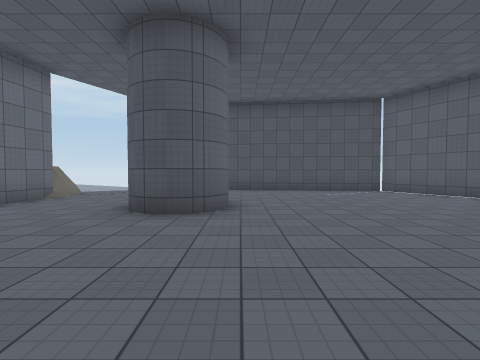
view 1 (above)

18 first-person views from a walk through a 3-D level made in the Unity game engine. The camera is 1.5 m above the floor, tilts 2° down and sees 85° across. The floor is counted in squares, 2 m on a side. Each view is taken from the middle of a square. On the plan, view 1 faces up. The plan holds only what a view shows up to about 9 squares ahead; the rest is blank. The place goes on beyond the plan. Surface patterns are stand-ins for the level's own textures.

view 2
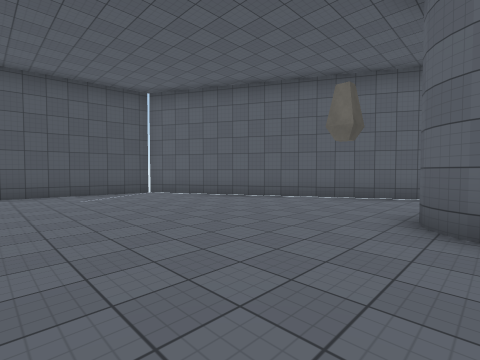

view 3
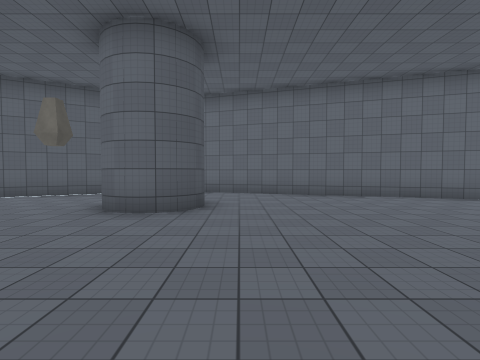

view 4
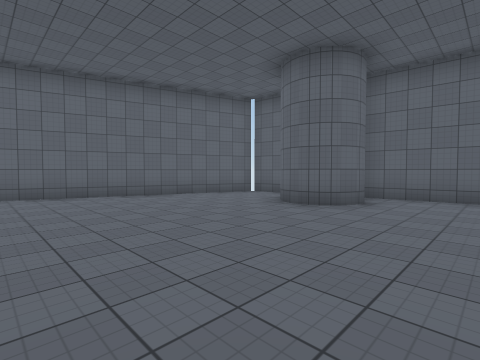

view 5
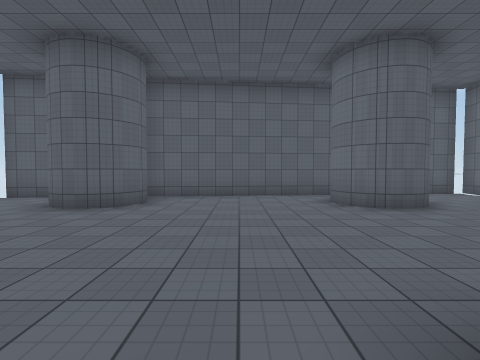

view 6
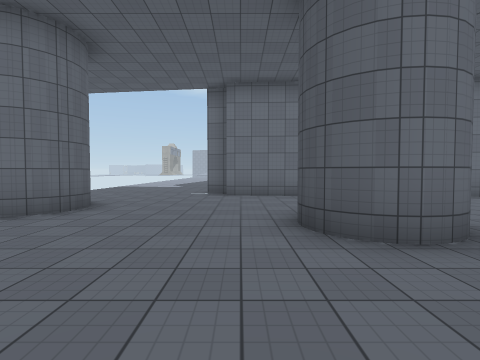

view 7
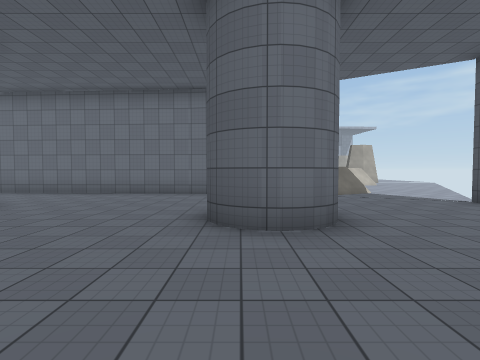

view 8
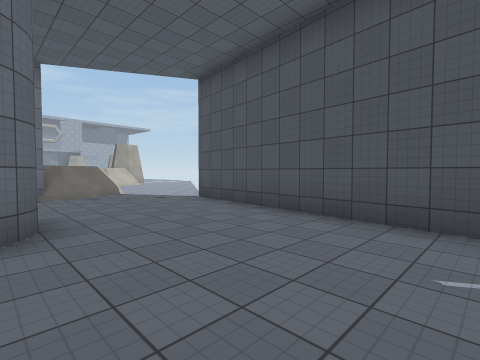

view 9
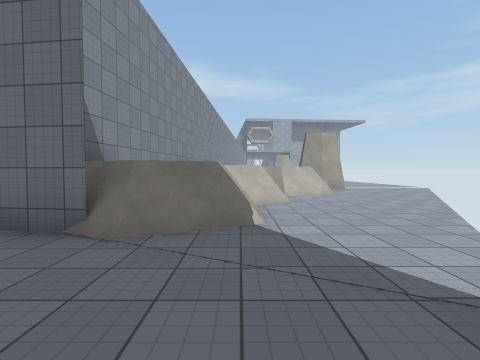

view 10
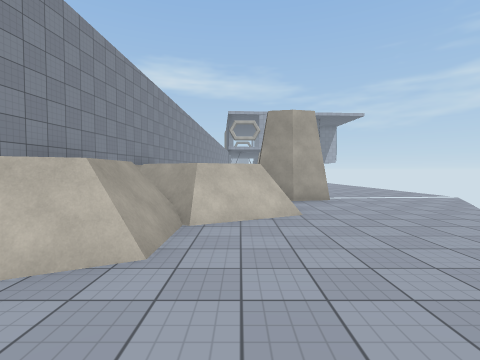

view 11
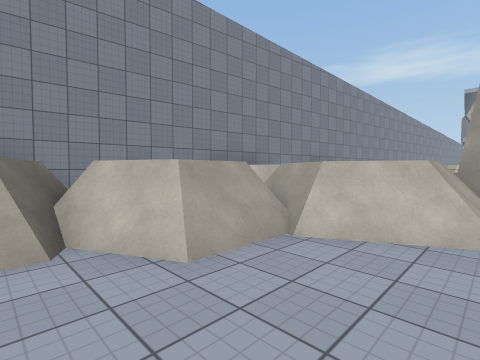

view 12
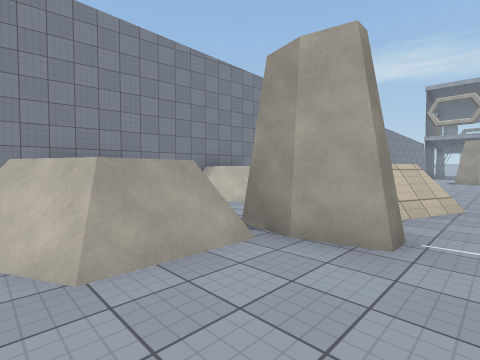

view 13
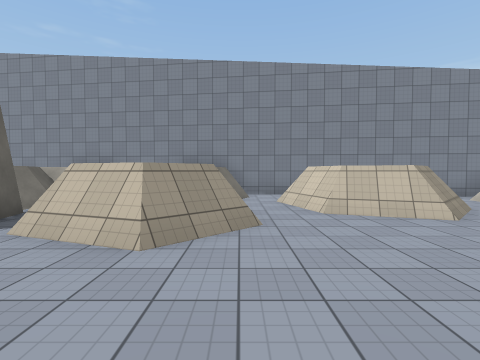

view 14
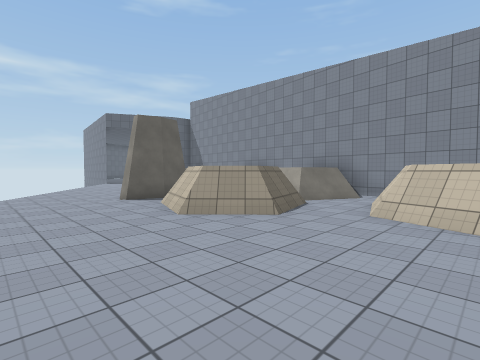

view 15
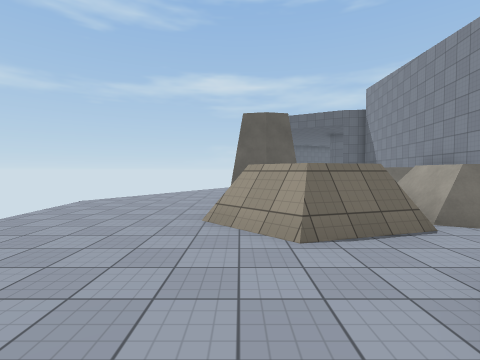

view 16
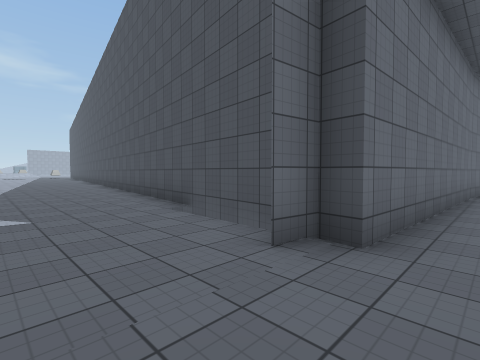

view 17
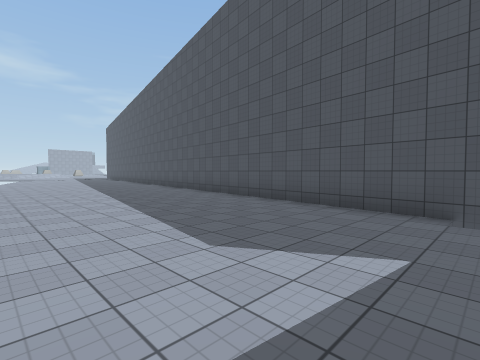

view 18
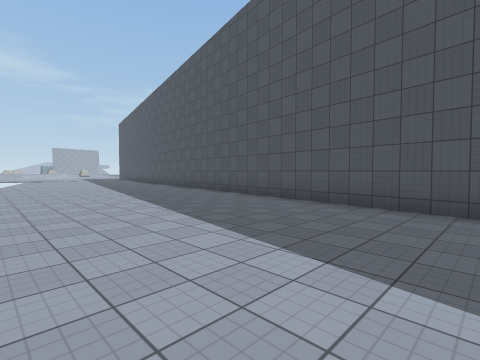

### Floor plan
Key: @ floor where view 1 was taken; # wall or solid block; . floor; = window, fence, low wall or low ledge; O other object.
Columns run from 20 left of view 1 to 9 right of it. Each row starts with its distance up from view 1.
 16 .........
 15 ..........
 14 ............
 13 ....##.O.....
 12 #..####OOO.....
 11 ##.####OOOO......####
 10  ##=OO=OOOOOO.......#######
  9  #=OOOOOOO OOOO...........#
  8  ##O OOO O  OOOO..........##
  7   ####        O#...........#
  6             ###... #.......##
  5               #...##........#
  4               #.............##
  3               #..............#
  2               #..............
  1               #..........#
  0               #.....@....##..#
 -1  ##           #... #.........#
 -2  .#########   #...##.........#
 -3 ..........#####..............#
 -4 .............#..............#
 -5 ............................#
 -6 ............................#
 -7 ............ ...##.....##..##
 -8 ............ ... #.....# ..#
 -9              #.  ###########
-10              ##

Positions as (right, up) in squares from view 1, and headings:
1: (0, 0), facing up
2: (1, 1), facing up-right
3: (0, -1), facing right
4: (0, -1), facing down-right
5: (0, -1), facing down
6: (2, -3), facing left
7: (3, 5), facing left
8: (3, 6), facing up-left
9: (-2, 9), facing left
10: (-6, 11), facing left
11: (-7, 12), facing down-left
12: (-10, 14), facing down-left
13: (-17, 16), facing down
14: (-20, 16), facing down-right
15: (-20, 13), facing right
16: (-5, -6), facing up-left
17: (-9, -8), facing up-left
18: (-12, -8), facing up-left
